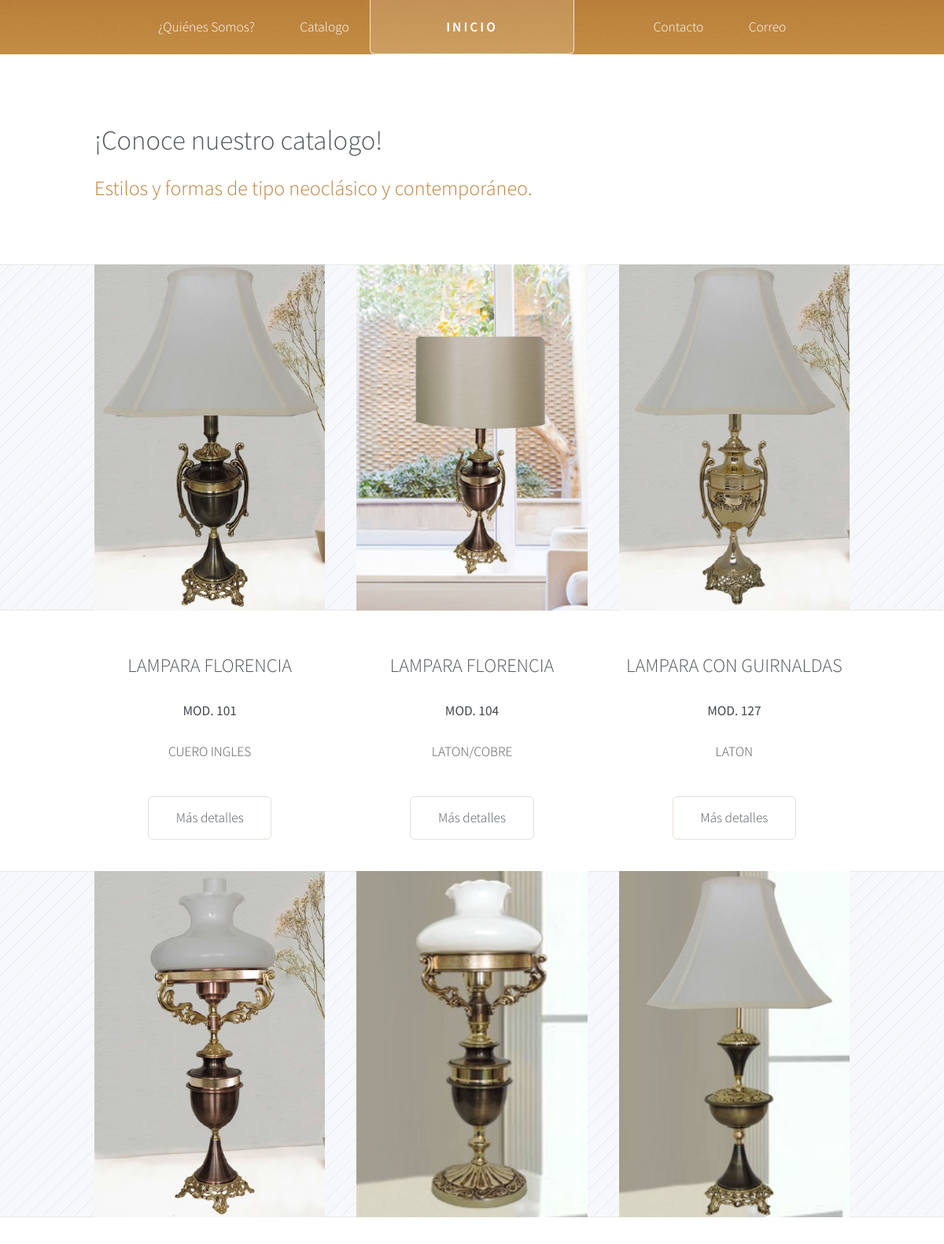
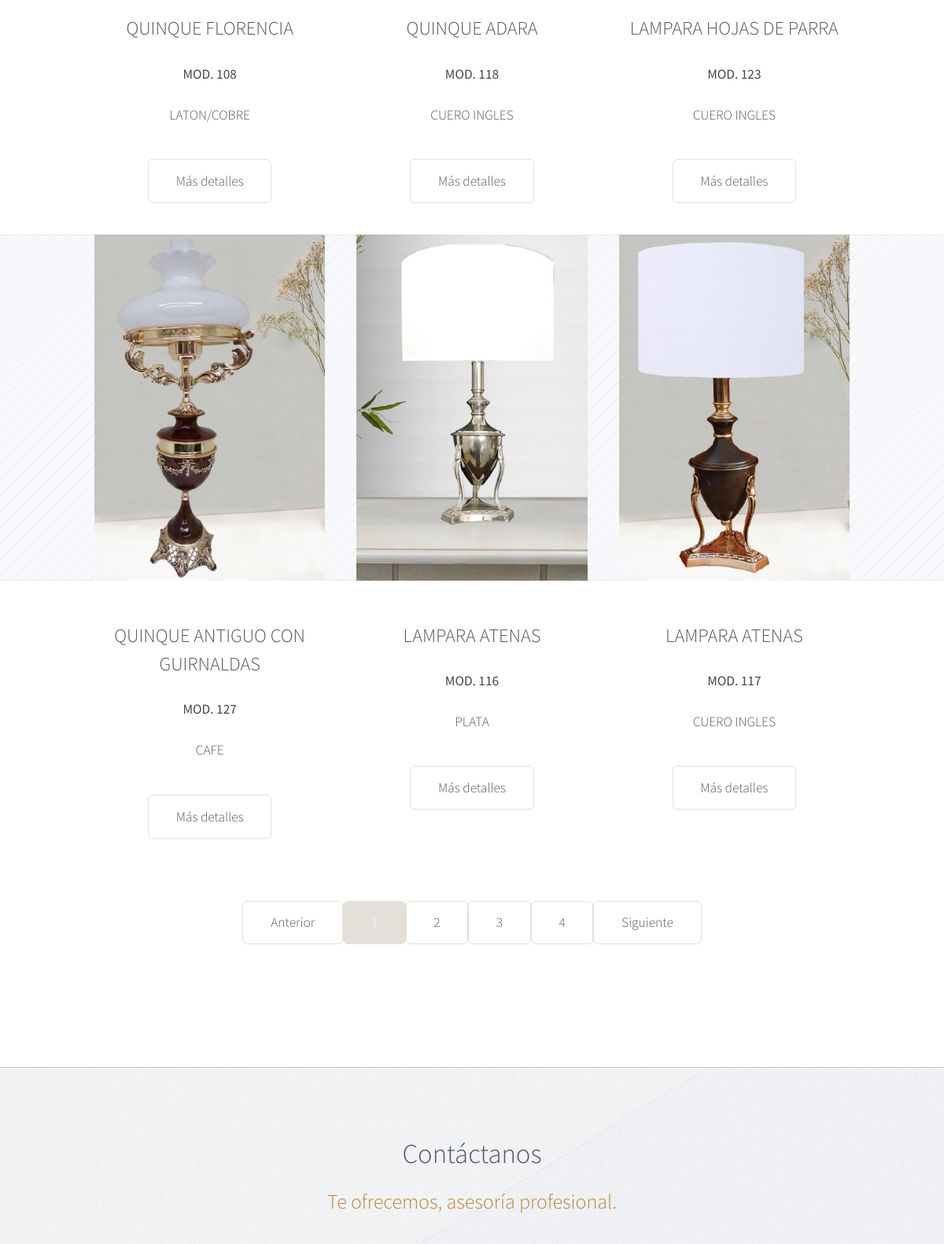
/protected/php/catalogo.php (upper part), run on the app's committed database (2 pictures, top to bottom).
### tables this page shows
CREATE TABLE "catProd" (
  "id" integer NOT NULL PRIMARY KEY AUTOINCREMENT,
  "nomObj_catProd" text NOT NULL,
  "mod_catProd" text NOT NULL,
  "catEst_catProd" text NOT NULL,
  "mat_catProd" text NOT NULL,
  "diam_catProd" text NOT NULL,
  "alt_catProd" text NOT NULL,
  "detalles_catProd" text NOT NULL,
  "exitencia_catProd" text NOT NULL,
  "imgCat_catProd" text NOT NULL,
  "imgDesCat_catProd" text NOT NULL,
  "imgDibujoTec_catProd" text NOT NULL,
  "idUsr_catProd" text NOT NULL,
  "fechaH_catProd" text NOT NULL
);

### protected/php/catalogo.php (called while the page is built)
<?php
include("../../assets/inc/head.inc");
include("../../assets/inc/header.inc");
include("../../assets/inc/nav.inc");
include("../../assets/inc/cCatalogo.inc");
include("../../assets/inc/catalogo.inc");
include("../../assets/inc/footer.inc");
?>

### protected/php/genCatalogo.php (the view, shortened to what this page needs)
<?php
if (empty($_GET['pag'])) {
	$pag = 1;
}else{
	$pag = $_GET['pag'];
}
	$con = new SQLite3("../../protected/data/catalogo.db") or die("Problemas para conectar!");
	$cs = $con -> query("SELECT COUNT(id) AS noRegs FROM catProd WHERE catEst_catProd = '1'");
	while ($resul = $cs -> fetchArray()) {
		$noRegs = $resul['noRegs'];
	}
	$cpm =9;
	$ultimapag = ceil($noRegs/$cpm);
	$pag = (int)$pag;
	$cs2 = $con -> query("SELECT * FROM catProd WHERE catEst_catProd = '1' LIMIT ($pag-1) * $cpm,$cpm");
	while ($resul2 = $cs2 -> fetchArray()) {
		$idProducto = $resul2['id'];
		$producto = $resul2['nomObj_catProd'];
		$modelo = $resul2['mod_catProd'];
		$material = $resul2['mat_catProd'];
		$imgCatalogo = $resul2['imgCat_catProd'];
		 echo '
							<section class="4u 12u(narrower) feature">
								<div class="image-wrapper first">
									<a href="../catDetalles/kamila.aspx?idProducto='.$idProducto.'" class="image featured"><img src="../catalogo/img/c/'.$imgCatalogo.'" alt="" /></a>
								</div>
								<header>
									<h3>'.$producto.'</h3>
								</header>
								<p><b>MOD. '.$modelo.'</b></p>
								<p>'.$material.'</p>
								<ul class="actions">
									<li><a href="#" class="button">Más detalles</a></li>
								</ul>
							</section>
		 ';
	}
	$siguiente = $pag+1;
	echo "</div>
			<br><br>
				<div class='paginacion'>";
	if ($pag == 1) {
		echo "<span class='button'>Anterior</span><span class='button2'>1</span>";
		for ($i=2; $i <= $ultimapag ; $i++) {
			echo '<a class="button" href="?pag='.$i.'?">'.$i.'</a>';
		}
	}
	if ($pag < $ultimapag) {
		echo '<a class="button" href="?pag='.$siguiente.'?"> Siguiente</a>';
	}else{
		echo "<span class='button'>Siguiente</span>";
	}
	echo "</div>";
 ?>

### data on the page
catprod: imgCat_catProd (picture), nomObj_catProd "LAMPARA FLORENCIA", mod_catProd "101", mat_catProd "CUERO INGLES"
catprod: imgCat_catProd (picture), nomObj_catProd "LAMPARA FLORENCIA", mod_catProd "104", mat_catProd "LATON/COBRE"
catprod: imgCat_catProd (picture), nomObj_catProd "LAMPARA CON GUIRNALDAS", mod_catProd "127", mat_catProd "LATON"
catprod: imgCat_catProd (picture), nomObj_catProd "QUINQUE FLORENCIA", mod_catProd "108", mat_catProd "LATON/COBRE"
catprod: imgCat_catProd (picture), nomObj_catProd "QUINQUE ADARA", mod_catProd "118", mat_catProd "CUERO INGLES"
catprod: imgCat_catProd (picture), nomObj_catProd "LAMPARA HOJAS DE PARRA", mod_catProd "123", mat_catProd "CUERO INGLES"
catprod: imgCat_catProd (picture), nomObj_catProd "QUINQUE ANTIGUO CON GUIRNALDAS", mod_catProd "127", mat_catProd "CAFE"
catprod: imgCat_catProd (picture), nomObj_catProd "LAMPARA ATENAS", mod_catProd "116", mat_catProd "PLATA"
catprod: imgCat_catProd (picture), nomObj_catProd "LAMPARA ATENAS", mod_catProd "117", mat_catProd "CUERO INGLES"
